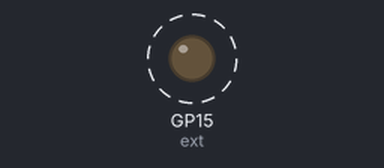
The program below on a simulated Raspberry Pi Pico running MicroPython. On the bench: output pins drawn as LEDs (lit = HIGH). Dashed ring = blinking. What the program prints to the serial console is not drawn.

Above: at 0.05 s.
Timing chart, 0 to 3.0 s (numbered marks = the images above):
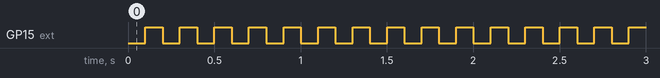

The program:

pico_power.py
```python
# ---------------------------------------------------------------------------
# Program of Examples.Pico.PowerUp (Raspberry Pi Pico board on a ramping
# VSYS supply).
#
# What it does: as soon as the board is supplied, it prints the time since
# power-on - time.ticks_ms() counts from the start of the board, not from the
# start of the simulation - then toggles GP15 every 100 ms. When VSYS falls
# below the undervoltage lockout of the regulator, the board stops: the
# program is interrupted and the pins are released (warning in the log).
# ---------------------------------------------------------------------------
from machine import Pin
import time

print("power-on, ticks_ms() =", time.ticks_ms())
ext = Pin(15, Pin.OUT)
n = 0
while True:
    ext.value(n % 2)
    n += 1
    time.sleep_ms(100)
```

Measured:
- by itself, GP15 (ext): alternates HIGH for 0.10 s and LOW for 0.10 s
